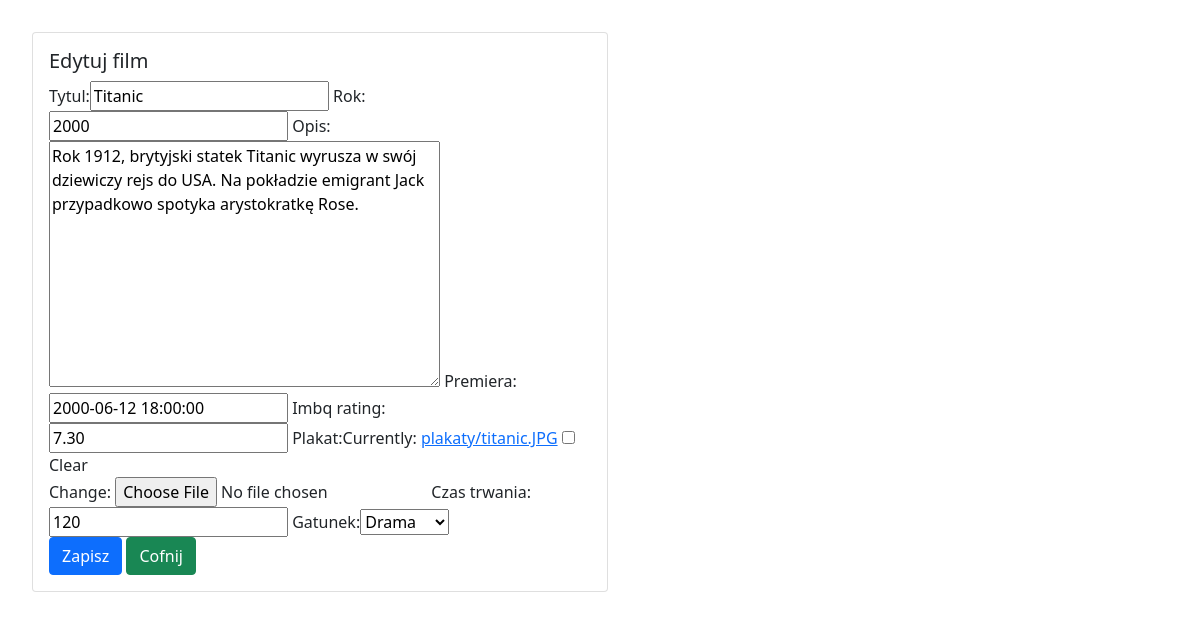
/www/edytuj/1/ (signed in), run on the app's committed database.
### filmweb/models.py (models this page shows, shortened)
class Film(models.Model):
    tytul=models.CharField(max_length=64, blank=False, unique=True)
    rok=models.PositiveSmallIntegerField(default=2000)
    opis=models.TextField(max_length=500, null= False, blank=True)
    premiera=models.DateTimeField(null=True, blank=True)
    imbq_rating=models.DecimalField(max_digits=4, decimal_places=2, default=0.00)
    plakat=models.ImageField(upload_to='plakaty',null=False, blank=True)
    dodatkowe=models.OneToOneField(DodatkoweInfo,on_delete=models.CASCADE,null=True, blank=True)

class DodatkoweInfo(models.Model):
    GATUNEK={
        (0,'Inne'),
        (1,'Horror'),
        (2,'Sci-fi'),
        (3,'Komedia'),
        (4,'Drama'),
    }
    czas_trwania=models.PositiveSmallIntegerField(default=0)
    gatunek=models.PositiveSmallIntegerField(default=0,choices=GATUNEK)

### filmweb/views.py (the view)
# urls.py: path('edytuj/<int:id>/',edytuj_film, name="edytuj_film"),
@login_required
def edytuj_film(request, id):
    czy_nowy=False
    film=get_object_or_404(Film, pk=id)
    try:
        dodatkowe=DodatkoweInfo.objects.get(film=film.id)
    except DodatkoweInfo.DoesNotExist:
        dodatkowe=None
    form = FilmForm(request.POST or None, request.FILES or None,instance=film)
    form_dodatkowe=DodatkoweInfoForm(request.POST or None, instance=dodatkowe)
    if all((form.is_valid(),form_dodatkowe.is_valid())):
        film=form.save(commit=False)
        dodatkowe=form_dodatkowe.save()
        film.dodatkowe=dodatkowe
        film.save()
        return redirect(wszystkie_filmy)
    return render(request, 'film_form.html', {'form': form, 'form_dodatkowe':form_dodatkowe, 'nowy':czy_nowy})

### filmweb/forms.py
class FilmForm(ModelForm):
    class Meta:
        model = Film
        fields=['tytul','rok','opis','premiera','imbq_rating','plakat']

class DodatkoweInfoForm(ModelForm):
    class Meta:
        model=DodatkoweInfo
        fields=['czas_trwania','gatunek']

### templates/film_form.html (shortened to what this page needs)
{% extends 'glowny.html' %}
{% load bootstrap %}
{% block strona %}
<div class="card" style="width: 36rem;">
  <div class="card-body">
      {% if nowy %}
        <h5 class="card-title">Nowy film</h5>
      {% else %}
        <h5 class="card-title">Edytuj film</h5>
      {% endif %}
    <form method="post" enctype="multipart/form-data">
        {{form|bootstrap}}
        {{form_dodatkowe|bootstrap}}
        <br>
        {% if nowy %}
            <button type="submit" class="btn btn-primary">Dodaj film</button>
        {% else %}
            <button type="submit" class="btn btn-primary">Zapisz</button>
        {% endif %}
        <a href="{% url 'wszystkie_filmy' %}" class="btn btn-success">Cofnij</a>
    </form>
  </div>
</div>
{% endblock %}

### filmweb/static/styl.css (style rules this page uses)
body { padding: 2rem; }

### data on the page
Film: tytul "Titanic", rok "2000", opis "Rok 1912, brytyjski statek Titanic wyrusza w swój dziewiczy rejs do USA. Na pokładzie emigrant Jack przypadkowo spotyka arystokratkę Rose.", premiera "2000-06-12 18:00:00", imbq_rating "7.30"
DodatkoweInfo: czas_trwania "120", gatunek "Drama"
